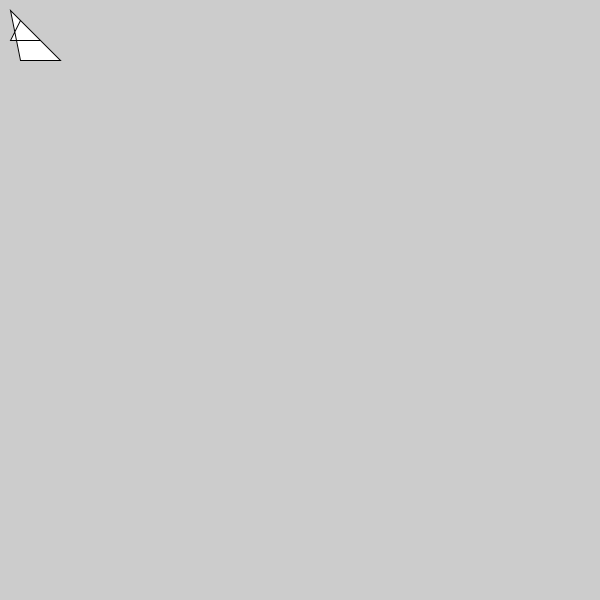
Frame 1 (no input)
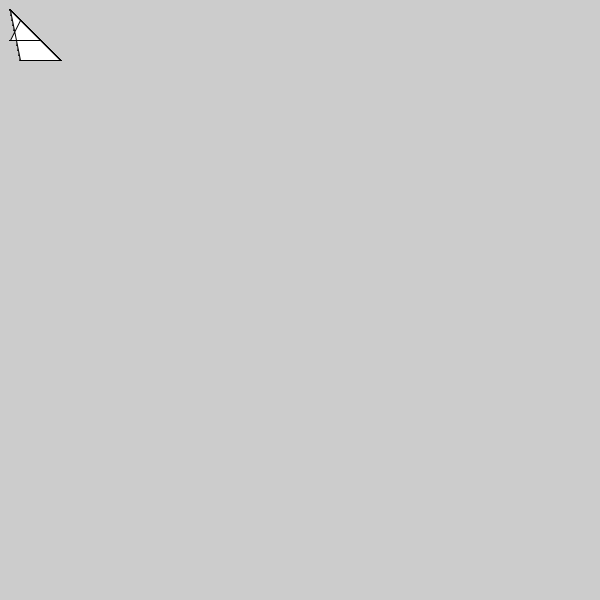
Frame 60 (the mouse pressed at the canvas centre just before this capture)
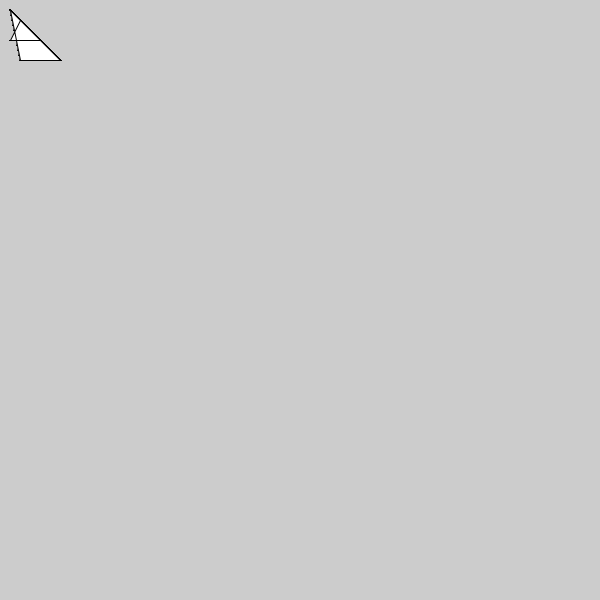
Frame 120 (the mouse held since frame 60 and released just before this capture)

The Processing sketch that drew these frames (run headless with seeded random() and noise(); from frame 60 on, the mouse is pressed at the canvas centre):

// Processing sketch: EX_7_2_sketch_130318a
// ── EX_7_2_sketch_130318a.pde

void setup() {
  size (600, 600);
}

void draw () {
  beginShape();
  vertex (10, 10);
  vertex (40, 40);
  vertex (10, 40);
  vertex (20, 20);
  vertex (60, 60);
  vertex (20, 60);


  endShape (CLOSE);
}
